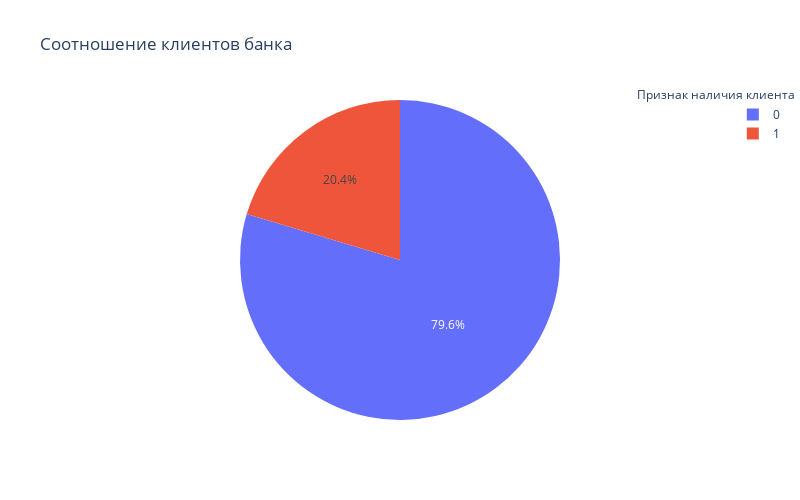

The notebook cell this image was saved under:
### Code cell
data_filtr=data_bank.groupby('churn')['user_id'].count().reset_index()
display(data_filtr)
# поспроение круговой диаграммы для быстрого визуьного восприятия лидирующих категорий
fig = go.Figure(data=[go.Pie(labels= data_filtr['churn'], # указываем значения, которые появятся на метках сегментов
                             values= data_filtr['user_id'], # указываем данные, которые отобразятся на графике
                             pull = [0, 0])]) # добавляем аргумент, который выделит сегмент-лидер на графике
fig.update_layout(title='Соотношение клиентов банка', # указываем заголовок графика
                  width=800, # указываем размеры графика
                  height=500,
                  annotations=[dict(x=1.12, # вручную настраиваем аннотацию легенды
                                    y=1.05,
                                    text='Признак наличия клиента',
                                    showarrow=False)])
fig.show() # выводим график

### Figure 1 — Plotly figure (JSON) as saved in the notebook; plotly's stock layout.template omitted (floating-point values rounded to 4 significant figures)
{"data": [{"labels": [0, 1], "pull": [0, 0], "type": "pie", "values": [7963, 2037]}], "layout": {"annotations": [{"showarrow": false, "text": "Признак наличия клиента", "x": 1.12, "y": 1.05}], "height": 500, "title": {"text": "Соотношение клиентов банка"}, "width": 800}}
